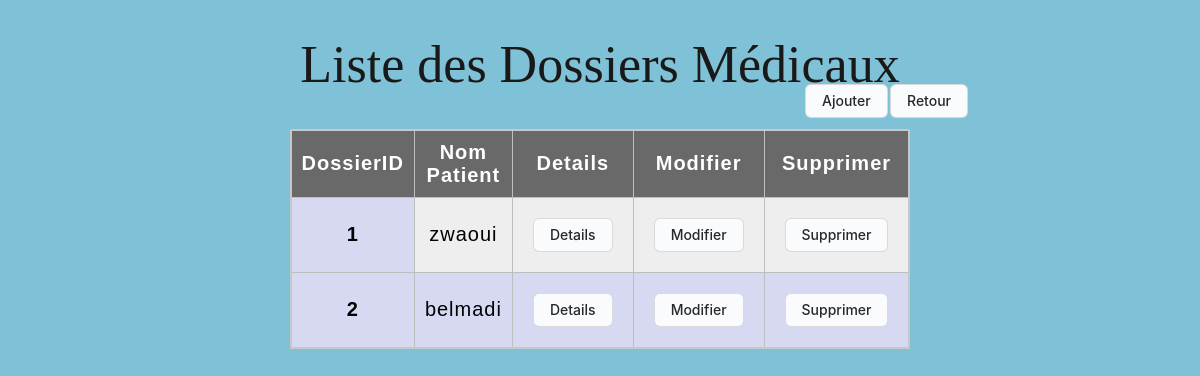
The page /liste_dossiers_medicaux/ on the database its author committed.
### app/models.py (models this page shows, shortened)
class DossierMedical(models.Model):
    dossierID= models.CharField(primary_key=True,max_length=20, unique=True)
    medical_info = models.TextField()
    created_at = models.DateTimeField(default=datetime.datetime.now)
    patientID = models.ForeignKey(Patient, on_delete=models.CASCADE)
    rendezvousID = models.ForeignKey(RendezVous, on_delete=models.CASCADE, null=True, blank=True)

class Patient(models.Model):
    patientID= models.CharField(primary_key=True,max_length=20, unique=True)
    first_name= models.CharField(max_length = 50, null = True)
    last_name= models.CharField(max_length = 50, null = True)
    age = models.PositiveSmallIntegerField( null = True)
    address = models.CharField(max_length=255)
    phone_number = models.CharField(max_length=20)

### app/views.py (the view)
# urls.py: path('liste_dossiers_medicaux/', views.liste_dossiers_medicaux, name='lst_dm'),
def liste_dossiers_medicaux(request):
    dossiers_medicaux = DossierMedical.objects.all()
    return render(request, 'liste_dossiers_medicaux.html', {'dossiers_medicaux': dossiers_medicaux})

### app/templates/liste_dossiers_medicaux.html (shortened to what this page needs)
{% load static %}
<!DOCTYPE html>
<html lang="en">
<head>
    <link rel="stylesheet" type="text/css" href="{% static 'css/stylesheet.css' %}">
    <link rel="stylesheet" type="text/css" href="{% static 'css/base.css' %}">
</head>
<body>
    <h1>Liste des Dossiers Médicaux</h1>
    <div class="container">
    <table>
        <tr>
          <th scope="col">DossierID</th>
          <th scope="col">Nom Patient</th>
          <th scope="col">Details</th>
          <th scope="col">Modifier</th>
          <th scope="col">Supprimer</th>
        </tr>
        {% for dossier_medical in dossiers_medicaux %}
        <tr>
          <th scope="row">{{ dossier_medical.dossierID }}</th>
          <td>{{ dossier_medical.patientID.last_name }}</td>
          <td>
              <form action="{% url 'details_d' dossier_medical.dossierID %}"  >
                    <button class="b" type="submit">Details</button>
              </form>
          </td>
          <td>
              <form action="{% url 'maj_dm' dossier_medical.dossierID %}"  method="post">
                 <button class="b" type="submit">Modifier</button>
              </form>
          </td>
          <td>
              <form action="{% url 'spr_dm' dossier_medical.dossierID %}"  method="post">
                  <button class="b" type="submit">Supprimer</button>
              </form>
          </td>
        </tr>
        {% endfor %}
      </table>
      <div>
        <form action="{% url 'dm'  %}" >
          <button class="b" type="submit">Ajouter</button>
        </form>
        <form action="{% url 'index'  %}" >
          <button class="b" type="submit">Retour</button>
        </form>
      </div>
    </div>
</body>
</html>

### app/static/css/stylesheet.css (style rules this page uses)
td, th { border: 1px solid rgb(190, 190, 190); padding: 10px; }
td { text-align: center; }
tr:nth-child(even) { background-color: #eee; }
th[scope='col'] { background-color: #696969; color: #fff; }
th[scope='row'] { background-color: #d7d9f2; }
table { border-collapse: collapse; border: 2px solid rgb(200, 200, 200); letter-spacing: 1px; font-family: sans-serif; font-size: 0.8rem; }

### app/static/css/base.css (style rules this page uses)
body { background-color: rgba(33, 148, 184, 0.575); }
.b { background-color: #FAFBFC; border: 1px solid rgba(27, 31, 35, 0.15); border-radius: 6px; box-sizing: border-box; color: #24292E; font-family: -apple-system, system-ui, "Segoe UI", Helvetica, Arial, sans-serif, "Apple Color Emoji", "Segoe UI Emoji"; font-size: 14px; font-weight: 500; line-height: 20px; padding: 6px 16px; position: relative; margin: 10px; }
h1 { color: #191919; font-size: 52px; font-weight: 400; font-family: "Apple Color Emoji", "Segoe UI Emoji"; text-align: center; }
table { align-items: center; align-self: center; align-content: center; padding: 100px; text-align: center; left: 200px; top: 50%; width: 50%; font-style:normal; font-size: 20px; font-weight:lighter; background-color: #d7d9f2; }
.container { display: flex; justify-content: center; align-items: center; position: relative; }
.container div { font-size: 22px; display: grid; grid-template-columns: 70px 90px; gap: 15px; position: absolute; top: -55px; right:222px; }

### rows shown on the page
DossierMedical: dossierID "1", patientID.last_name "zwaoui"
DossierMedical: dossierID "2", patientID.last_name "belmadi"
